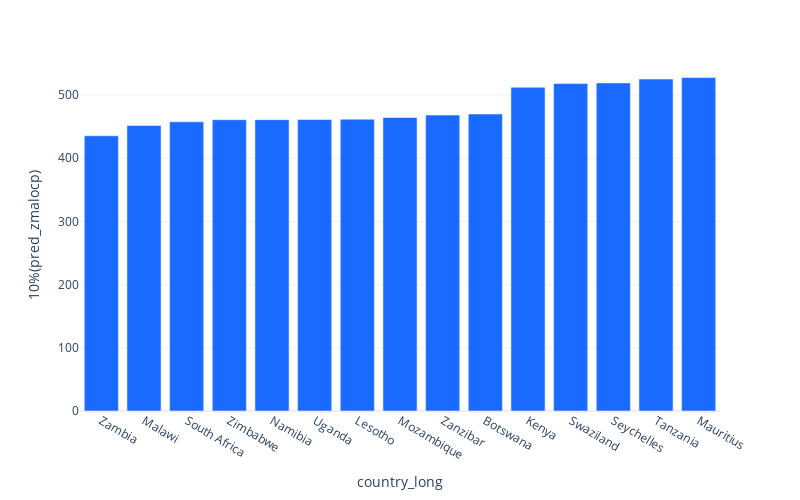

The cell this chart's notebook holds for it:
### Code cell
africa["country_long"].bar(
    method = "10%", 
    of = "pred_zmalocp",
    max_cardinality = 50,
    width = 800,
)

### Figure 1 — Plotly figure (JSON) as saved in the notebook; plotly's stock layout.template omitted (floating-point values rounded to 4 significant figures)
{"data": [{"alignmentgroup": "True", "hovertemplate": "x=%{x}<br>y=%{y}<extra></extra>", "legendgroup": "", "marker": {"color": "#1A6AFF", "pattern": {"shape": ""}}, "name": "", "offsetgroup": "", "orientation": "v", "showlegend": false, "textposition": "auto", "type": "bar", "x": ["Zambia", "Malawi", "South Africa", "Zimbabwe", "Namibia", "Uganda", "Lesotho", "Mozambique", "Zanzibar", "Botswana", "Kenya", "Swaziland", "Seychelles", "Tanzania", "Mauritius"], "xaxis": "x", "y": [435.6, 452.0, 457.8, 461.0, 461.1, 461.3, 461.8, 464.5, 468.4, 470.0, 512.3, 518.2, 519.3, 525.3, 527.8], "yaxis": "y"}], "layout": {"barmode": "relative", "height": 500, "legend": {"tracegroupgap": 0}, "margin": {"t": 60}, "width": 800, "xaxis": {"anchor": "y", "domain": [0, 1], "title": {"text": "country_long"}, "type": "category"}, "yaxis": {"anchor": "x", "domain": [0, 1], "title": {"text": "10%(pred_zmalocp)"}}}}
